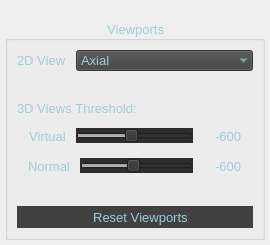
          <widget class="QWidget" name="tab_view">
           <attribute name="title">
            <string>View</string>
           </attribute>
           <layout class="QVBoxLayout" name="verticalLayout_14">
            <property name="spacing">
             <number>3</number>
            </property>
            <property name="leftMargin">
             <number>5</number>
            </property>
            <property name="topMargin">
             <number>20</number>
            </property>
            <property name="rightMargin">
             <number>5</number>
            </property>
            <property name="bottomMargin">
             <number>5</number>
            </property>
            <item>
             <widget class="QGroupBox" name="groupBox_Viewports">
              <property name="enabled">
               <bool>false</bool>
              </property>
              <property name="font">
               <font>
                <pointsize>10</pointsize>
                <weight>50</weight>
                <bold>false</bold>
                <strikeout>false</strikeout>
                <kerning>false</kerning>
               </font>
              </property>
              <property name="autoFillBackground">
               <bool>false</bool>
              </property>
              <property name="styleSheet">
               <string notr="true">color: rgb(157, 205, 216);</string>
              </property>
              <property name="title">
               <string>Viewports</string>
              </property>
              <property name="alignment">
               <set>Qt::AlignCenter</set>
              </property>
              <property name="flat">
               <bool>false</bool>
              </property>
              <property name="checkable">
               <bool>false</bool>
              </property>
              <layout class="QVBoxLayout" name="verticalLayout_5">
               <property name="spacing">
                <number>10</number>
               </property>
               <item>
                <layout class="QHBoxLayout" name="horizontalLayout_11" stretch="1,3">
                 <property name="spacing">
                  <number>0</number>
                 </property>
                 <item>
                  <widget class="QLabel" name="label_2">
                   <property name="font">
                    <font>
                     <pointsize>10</pointsize>
                     <kerning>false</kerning>
                    </font>
                   </property>
                   <property name="text">
                    <string>2D View</string>
                   </property>
                  </widget>
                 </item>
                 <item>
                  <widget class="QComboBox" name="comboBox_2DView">
                   <property name="sizePolicy">
                    <sizepolicy hsizetype="Preferred" vsizetype="Fixed">
                     <horstretch>0</horstretch>
                     <verstretch>0</verstretch>
                    </sizepolicy>
                   </property>
                   <property name="baseSize">
                    <size>
                     <width>0</width>
                     <height>0</height>
                    </size>
                   </property>
                   <property name="font">
                    <font>
                     <pointsize>10</pointsize>
                     <weight>50</weight>
                     <bold>false</bold>
                     <kerning>false</kerning>
                    </font>
                   </property>
                   <property name="autoFillBackground">
                    <bool>false</bool>
                   </property>
                   <property name="styleSheet">
                    <string notr="true">background-color: rgb(65, 65, 65);</string>
                   </property>
                   <property name="currentText">
                    <string>Axial</string>
                   </property>
                   <property name="currentIndex">
                    <number>0</number>
                   </property>
                   <property name="iconSize">
                    <size>
                     <width>16</width>
                     <height>16</height>
                    </size>
                   </property>
                   <property name="frame">
                    <bool>false</bool>
                   </property>
                   <item>
                    <property name="text">
                     <string>Axial</string>
                    </property>
                   </item>
                   <item>
                    <property name="text">
                     <string>Coronal</string>
                    </property>
                   </item>
                   <item>
                    <property name="text">
                     <string>Sagittal</string>
                    </property>
                   </item>
                  </widget>
                 </item>
                </layout>
               </item>
               <item>
                <spacer name="verticalSpacer_9">
                 <property name="orientation">
                  <enum>Qt::Vertical</enum>
                 </property>
                 <property name="sizeType">
                  <enum>QSizePolicy::Fixed</enum>
                 </property>
                 <property name="sizeHint" stdset="0">
                  <size>
                   <width>20</width>
                   <height>20</height>
                  </size>
                 </property>
                </spacer>
               </item>
               <item>
                <widget class="QLabel" name="label_3">
                 <property name="font">
                  <font>
                   <pointsize>10</pointsize>
                   <kerning>false</kerning>
                  </font>
                 </property>
                 <property name="text">
                  <string>3D Views Threshold:</string>
                 </property>
                </widget>
               </item>
               <item>
                <layout class="QHBoxLayout" name="horizontalLayout_12" stretch="1,2,10,0">
                 <item>
                  <spacer name="horizontalSpacer">
                   <property name="orientation">
                    <enum>Qt::Horizontal</enum>
                   </property>
                   <property name="sizeHint" stdset="0">
                    <size>
                     <width>40</width>
                     <height>20</height>
                    </size>
                   </property>
                  </spacer>
                 </item>
                 <item>
                  <widget class="QLabel" name="label_4">
                   <property name="font">
                    <font>
                     <pointsize>10</pointsize>
                     <kerning>false</kerning>
                    </font>
                   </property>
                   <property name="text">
                    <string>Virtual</string>
                   </property>
                  </widget>
                 </item>
                 <item>
                  <widget class="QSlider" name="slider_threshold3D">
                   <property name="enabled">
                    <bool>false</bool>
                   </property>
                   <property name="styleSheet">
                    <string notr="true">background-color: rgb(45, 45, 45);</string>
                   </property>
                   <property name="minimum">
                    <number>-2000</number>
                   </property>
                   <property name="maximum">
                    <number>1000</number>
                   </property>
                   <property name="singleStep">
                    <number>10</number>
                   </property>
                   <property name="pageStep">
                    <number>100</number>
                   </property>
                   <property name="value">
                    <number>-600</number>
                   </property>
                   <property name="tracking">
                    <bool>false</bool>
                   </property>
                   <property name="orientation">
                    <enum>Qt::Horizontal</enum>
                   </property>
                   <property name="tickPosition">
                    <enum>QSlider::NoTicks</enum>
                   </property>
                  </widget>
                 </item>
                 <item>
                  <widget class="QLabel" name="lbl_threshold3D">
                   <property name="sizePolicy">
                    <sizepolicy hsizetype="Preferred" vsizetype="Preferred">
                     <horstretch>0</horstretch>
                     <verstretch>0</verstretch>
                    </sizepolicy>
                   </property>
                   <property name="minimumSize">
                    <size>
                     <width>50</width>
                     <height>0</height>
                    </size>
                   </property>
                   <property name="font">
                    <font>
                     <pointsize>10</pointsize>
                     <kerning>false</kerning>
                    </font>
                   </property>
                   <property name="styleSheet">
                    <string notr="true">color: rgb(157, 205, 216);</string>
                   </property>
                   <property name="text">
                    <string>-600</string>
                   </property>
                   <property name="alignment">
                    <set>Qt::AlignCenter</set>
                   </property>
                  </widget>
                 </item>
                </layout>
               </item>
               <item>
                <layout class="QHBoxLayout" name="horizontalLayout_14" stretch="1,2,10,0">
                 <item>
                  <spacer name="horizontalSpacer_2">
                   <property name="orientation">
                    <enum>Qt::Horizontal</enum>
                   </property>
                   <property name="sizeHint" stdset="0">
                    <size>
                     <width>40</width>
                     <height>20</height>
                    </size>
                   </property>
                  </spacer>
                 </item>
                 <item>
                  <widget class="QLabel" name="label_5">
                   <property name="font">
                    <font>
                     <pointsize>10</pointsize>
                     <kerning>false</kerning>
                    </font>
                   </property>
                   <property name="text">
                    <string>Normal</string>
                   </property>
                  </widget>
                 </item>
                 <item>
                  <widget class="QSlider" name="slider_threshold3D_2">
                   <property name="enabled">
                    <bool>false</bool>
                   </property>
                   <property name="styleSheet">
                    <string notr="true">background-color: rgb(45, 45, 45);</string>
                   </property>
                   <property name="minimum">
                    <number>-2000</number>
                   </property>
                   <property name="maximum">
                    <number>1000</number>
                   </property>
                   <property name="singleStep">
                    <number>10</number>
                   </property>
                   <property name="pageStep">
                    <number>100</number>
                   </property>
                   <property name="value">
                    <number>-600</number>
                   </property>
                   <property name="tracking">
                    <bool>false</bool>
                   </property>
                   <property name="orientation">
                    <enum>Qt::Horizontal</enum>
                   </property>
                   <property name="tickPosition">
                    <enum>QSlider::NoTicks</enum>
                   </property>
                  </widget>
                 </item>
                 <item>
                  <widget class="QLabel" name="lbl_threshold3D_2">
                   <property name="sizePolicy">
                    <sizepolicy hsizetype="Preferred" vsizetype="Preferred">
                     <horstretch>0</horstretch>
                     <verstretch>0</verstretch>
                    </sizepolicy>
                   </property>
                   <property name="minimumSize">
                    <size>
                     <width>50</width>
                     <height>0</height>
                    </size>
                   </property>
                   <property name="font">
                    <font>
                     <pointsize>10</pointsize>
                     <kerning>false</kerning>
                    </font>
                   </property>
                   <property name="styleSheet">
                    <string notr="true">color: rgb(157, 205, 216);</string>
                   </property>
                   <property name="text">
                    <string>-600</string>
                   </property>
                   <property name="alignment">
                    <set>Qt::AlignCenter</set>
                   </property>
                  </widget>
                 </item>
                </layout>
               </item>
               <item>
                <spacer name="verticalSpacer_10">
                 <property name="orientation">
                  <enum>Qt::Vertical</enum>
                 </property>
                 <property name="sizeType">
                  <enum>QSizePolicy::Expanding</enum>
                 </property>
                 <property name="sizeHint" stdset="0">
                  <size>
                   <width>20</width>
                   <height>20</height>
                  </size>
                 </property>
                </spacer>
               </item>
               <item>
                <widget class="QToolButton" name="btn_ResetViewports">
                 <property name="enabled">
                  <bool>false</bool>
                 </property>
                 <property name="sizePolicy">
                  <sizepolicy hsizetype="Preferred" vsizetype="Preferred">
                   <horstretch>0</horstretch>
                   <verstretch>0</verstretch>
                  </sizepolicy>
                 </property>
                 <property name="font">
                  <font>
                   <pointsize>10</pointsize>
                   <kerning>false</kerning>
                  </font>
                 </property>
                 <property name="cursor">
                  <cursorShape>PointingHandCursor</cursorShape>
                 </property>
                 <property name="layoutDirection">
                  <enum>Qt::LeftToRight</enum>
                 </property>
                 <property name="autoFillBackground">
                  <bool>false</bool>
                 </property>
                 <property name="styleSheet">
                  <string notr="true">background-color: rgb(65, 65, 65);</string>
                 </property>
                 <property name="text">
                  <string>   Reset Viewports</string>
                 </property>
                 <property name="icon">
                  <iconset resource="resources.qrc">
                   <normaloff>:/icon/icons/resetViews.png</normaloff>:/icon/icons/resetViews.png</iconset>
                 </property>
                 <property name="iconSize">
                  <size>
                   <width>50</width>
                   <height>50</height>
                  </size>
                 </property>
                 <property name="checkable">
                  <bool>false</bool>
                 </property>
                 <property name="toolButtonStyle">
                  <enum>Qt::ToolButtonTextBesideIcon</enum>
                 </property>
                 <property name="autoRaise">
                  <bool>true</bool>
                 </property>
                </widget>
               </item>
              </layout>
             </widget>
            </item>
           </layout>
          </widget>
